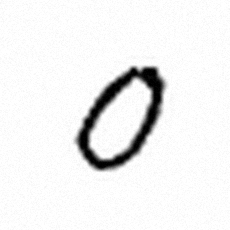
#> input picture reconocimiento_digitos/data/samples/digito_0.png, 230 x 230 px
$ python -i preprocessing.py   (imports and definitions only)
#> lines starting #> are read from the running program, lines starting #| are printed output that depends on the picture; after the words box and inside, x2 and y2 are one past the last pixel; in counts of white or black regions, pixels touching at a corner belong together
### reconocimiento_digitos/config.py
"""
Configuración central del proyecto.

Aquí se concentran rutas, constantes y hiperparámetros para evitar valores
"mágicos" repartidos por el código. Cualquier cambio de rutas o de tiempo de
entrenamiento debe hacerse en este archivo.
"""

from __future__ import annotations

import os
from pathlib import Path

# ---------------------------------------------------------------------------
# Reproducibilidad y avisos de TensorFlow
# ---------------------------------------------------------------------------
# Debe fijarse antes de importar TensorFlow para que los logs no ensucien la
# salida de consola. No oculta errores: solo mensajes informativos del runtime.
os.environ.setdefault("TF_CPP_MIN_LOG_LEVEL", "2")
os.environ.setdefault("PYTHONHASHSEED", "42")

SEED = 42
RANDOM_STATE = 42

# ---------------------------------------------------------------------------
# Rutas del proyecto
# ---------------------------------------------------------------------------
BASE_DIR = Path(__file__).resolve().parent
DATA_DIR = BASE_DIR / "data"
MODELS_DIR = BASE_DIR / "models"
RESULTS_DIR = BASE_DIR / "results"
PLOTS_DIR = BASE_DIR / "plots"
SAMPLES_DIR = DATA_DIR / "samples"
LABELS_DIR = DATA_DIR / "labels"
TESTS_DIR = BASE_DIR / "tests"

DATA_FILE = DATA_DIR / "mnist_split.npz"
DATASET_INFO_FILE = DATA_DIR / "dataset_info.json"

# ---------------------------------------------------------------------------
# Dataset
# ---------------------------------------------------------------------------
IMAGE_SIZE = 28
NUM_CLASSES = 10
CLASS_NAMES = [str(i) for i in range(NUM_CLASSES)]
VALIDATION_SIZE = 6_000  # el conjunto de test oficial (10 000) nunca se toca

# ---------------------------------------------------------------------------
# Preprocesamiento de imágenes subidas por el usuario
# ---------------------------------------------------------------------------
MNIST_BOX_SIZE = 20       # caja estándar de MNIST: dígito de 20x20 en lienzo 28x28
MNIST_MARGIN = 4
DEFAULT_MIN_AREA = 40     # área mínima (px²) de un componente para considerarlo dígito
DEFAULT_MAX_DIGITS = 15

# ---------------------------------------------------------------------------
# Hiperparámetros de los modelos tradicionales
# ---------------------------------------------------------------------------
SVM_TRAIN_SIZE = 12_000   # subconjunto estratificado para que el SVM RBF sea viable
CV_SAMPLE_SIZE = 6_000    # subconjunto para validación cruzada (3 folds)
CV_FOLDS = 3
KNN_COMPONENTS = 50       # PCA previo: acelera KNN y reduce ruido
KNN_NEIGHBORS = 5
KMEANS_CLUSTERS = 10
KMEANS_SAMPLE_SIZE = 20_000
KMEANS_PCA_COMPONENTS = 50

# ---------------------------------------------------------------------------
# Hiperparámetros de Deep Learning
# ---------------------------------------------------------------------------
CNN_EPOCHS = 12
CNN_BATCH_SIZE = 128
CNN_LEARNING_RATE = 1e-3
MLP_EPOCHS = 25
MLP_BATCH_SIZE = 128
MLP_HIDDEN_UNITS = (256, 128)
MLP_LEARNING_RATE = 1e-3
EARLY_STOPPING_PATIENCE = 4

# Tamaño de lote para inferencia; no afecta el resultado.
PREDICT_BATCH_SIZE = 512

# ---------------------------------------------------------------------------
# Nombres legibles y artefactos
# ---------------------------------------------------------------------------
MODEL_DISPLAY_NAMES = {
    "logreg": "Regresión Logística",
    "kmeans": "K-Means (agrupamiento)",
    "knn": "K-Nearest Neighbors (KNN)",
    "svm": "Máquina de Vectores de Soporte (SVM)",
    "mlp": "Red Neuronal Artificial (MLP)",
    "cnn": "Red Neuronal Convolucional (CNN)",
}

SUPERVISED_MODELS = ["logreg", "knn", "svm", "mlp", "cnn"]

MODEL_FILES = {
    "logreg": MODELS_DIR / "logistic_regression.joblib",
    "kmeans": MODELS_DIR / "kmeans.joblib",
    "knn": MODELS_DIR / "knn.joblib",
    "svm": MODELS_DIR / "svm.joblib",
    "mlp": MODELS_DIR / "mlp.keras",
    "cnn": MODELS_DIR / "cnn.keras",
}

METRICS_FILE = RESULTS_DIR / "metrics.csv"
KMEANS_METRICS_FILE = RESULTS_DIR / "kmeans_metrics.json"
CV_RESULTS_FILE = RESULTS_DIR / "cross_validation.csv"
DEMO_RESULTS_FILE = RESULTS_DIR / "demo_predictions.json"
SUMMARY_FILE = RESULTS_DIR / "RESUMEN.md"
HISTORY_FILE = RESULTS_DIR / "historial_reconocimiento.json"


def ensure_directories() -> None:
    """Crea todas las carpetas de trabajo si no existen."""
    for directory in (
        BASE_DIR,
        DATA_DIR,
        MODELS_DIR,
        RESULTS_DIR,
        PLOTS_DIR,
        SAMPLES_DIR,
        LABELS_DIR,
        TESTS_DIR,
    ):
        directory.mkdir(parents=True, exist_ok=True)
#> further down, picture is the input picture: shape (230, 230, 3); min 0, max 255, mean 239.7


# Las carpetas se crean al importar el módulo: es una operación inocua y evita
# errores de "FileNotFoundError" en cualquier punto de entrada.
ensure_directories()

### reconocimiento_digitos/src/preprocessing.py
"""
Preprocesamiento de imágenes para el reconocimiento de dígitos.

La cadena completa para una imagen subida por el usuario es:

1. Conversión a escala de grises.
2. Mejora de contraste (CLAHE) para fotos con iluminación desigual.
3. Eliminación de ruido (filtro de mediana / gaussiano).
4. Umbralización de Otsu robusta a polaridad (dedo oscuro sobre fondo claro
   o dedo claro sobre fondo oscuro).
5. Recorte al contenido, escalado conservando la relación de aspecto hasta
   20x20 y centrado por centro de masa en un lienzo de 28x28 (formato MNIST).
6. Normalización de píxeles a [0, 1].

Las imágenes de MNIST ya vienen centradas y en 28x28, por lo que para entrenar
solo se normalizan; no se les aplica umbralización ni redimensionado.
"""

from __future__ import annotations

import cv2
import numpy as np

import config


def ensure_grayscale(image: np.ndarray) -> np.ndarray:
    """Convierte una imagen BGR, BGRA o RGB a un array 2D en escala de grises.

    OpenCV lee las imágenes en orden BGR. Para imágenes de dígitos el orden de
    los canales no afecta de forma apreciable, pero se documenta la convención.
    """
    if image is None:
        raise ValueError("La imagen recibida es None.")
    arr = np.asarray(image)
    if arr.size == 0:
        raise ValueError("La imagen está vacía.")

    if arr.ndim == 2:
        gray = arr
    elif arr.ndim == 3:
        if arr.shape[2] == 4:
            # Componer el canal alfa sobre fondo blanco para no convertir en
            # negro las zonas transparentes de un PNG.
            bgr = arr[:, :, :3].astype(np.float32)
            alpha = (arr[:, :, 3:4].astype(np.float32) / 255.0)
            composed = bgr * alpha + 255.0 * (1.0 - alpha)
            gray = cv2.cvtColor(composed.astype(np.uint8), cv2.COLOR_BGR2GRAY)
        elif arr.shape[2] == 3:
            gray = cv2.cvtColor(arr.astype(np.uint8), cv2.COLOR_BGR2GRAY)
        elif arr.shape[2] == 1:
            gray = arr[:, :, 0]
        else:
            raise ValueError(f"Número de canales no soportado: {arr.shape[2]}")
    else:
        raise ValueError(f"Dimensiones no soportadas: {arr.ndim}")

    return np.ascontiguousarray(gray.astype(np.uint8))


def enhance_contrast(gray: np.ndarray) -> np.ndarray:
    """Aplica CLAHE para atenuar sombras y mejorar el contraste local."""
    gray = ensure_grayscale(gray)
    clahe = cv2.createCLAHE(clipLimit=2.0, tileGridSize=(8, 8))
    return clahe.apply(gray)


def denoise_image(image: np.ndarray, method: str = "median", kernel_size: int = 3) -> np.ndarray:
    """Elimina ruido de una imagen uint8.

    `median` es muy eficaz contra ruido de sal y pimienta, habitual en fotos.
    `gaussian` suaviza ruido gaussiano, pero difumina más los bordes.
    """
#> called with method = 'median', kernel_size = 3
    gray = ensure_grayscale(image)
    if kernel_size % 2 == 0:
        kernel_size += 1
    kernel_size = max(3, kernel_size)
    if method == "median":
        return cv2.medianBlur(gray, kernel_size)
    if method == "gaussian":
        return cv2.GaussianBlur(gray, (kernel_size, kernel_size), 0)
    if method == "bilateral":
        return cv2.bilateralFilter(gray, 5, 50, 50)
    raise ValueError(f"Método de eliminación de ruido no soportado: {method}")


def normalize_pixels(image: np.ndarray) -> np.ndarray:
    """Convierte píxeles a float32 en el rango [0, 1].

    Solo se divide entre 255 si los valores están claramente en escala 0-255.
    El umbral 1.5 evita dividir dos veces arrays normalizados que, tras una
    interpolación, pueden contener valores como 1.0000001.
    """
    source = np.asarray(image)
    arr = source.astype(np.float32)
    if arr.size and float(arr.max()) > 1.5:
        arr = arr / 255.0
    return np.clip(arr, 0.0, 1.0)


# [7 lines left out: function resize_digit, not called in this run]


def binarize_digit(image: np.ndarray, blur: bool = True) -> np.ndarray:
    """Umbraliza con Otsu y devuelve el dígito en blanco (255) sobre negro (0).

    La polaridad se elige automáticamente: de las dos posibles salidas de Otsu
    se conserva aquella en la que el "objeto" ocupa menos superficie, que es lo
    habitual para un dígito. Así funciona tanto con tinta oscura sobre papel
    claro como con tiza clara sobre pizarra oscura.
    """
#> called with blur = True
    gray = ensure_grayscale(image)
    if blur:
        gray = cv2.GaussianBlur(gray, (3, 3), 0)

    _, binary = cv2.threshold(
        gray, 0, 255, cv2.THRESH_BINARY + cv2.THRESH_OTSU
    )
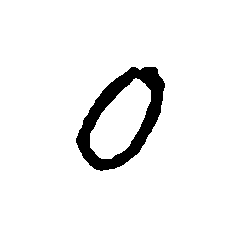
#> binary: shape (230, 230); 94.1% white; 1 black region, box (x1, y1, x2, y2) and area: (76, 67, 165, 171) 3135
    foreground_ratio = float(np.count_nonzero(binary)) / binary.size
#> foreground_ratio = 0.941
    if foreground_ratio > 0.5:
        binary = cv2.bitwise_not(binary)
    return binary


# [10 lines left out: function remove_small_objects, not called in this run]


def crop_to_content(image: np.ndarray, margin: int = 0) -> np.ndarray:
    """Recorta al rectángulo que contiene los píxeles no nulos."""
#> called with margin = 0
    arr = np.asarray(image)
    coords = cv2.findNonZero((arr > 0).astype(np.uint8))
#> coords = contour of 3135 points, box (x1, y1, x2, y2) (76, 67, 165, 171), area 526
    if coords is None:
        return arr
    x, y, w, h = cv2.boundingRect(coords)
#> x = 76; y = 67; w = 89; h = 104
    x0 = max(0, x - margin)
#> x0 = 76
    y0 = max(0, y - margin)
#> y0 = 67
    x1 = min(arr.shape[1], x + w + margin)
#> x1 = 165
    y1 = min(arr.shape[0], y + h + margin)
#> y1 = 171
    return arr[y0:y1, x0:x1]
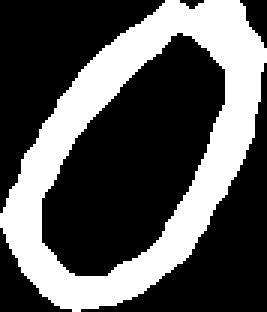
#> returned value: shape (104, 89) float32 (shown 3 times larger); values 0 (black) and 1 (white), 33.9% white; 1 white region, box (x1, y1, x2, y2) and area: (0, 0, 89, 104) 3135


def center_by_mass(image: np.ndarray, output_size: int = config.IMAGE_SIZE) -> np.ndarray:
    """Desplaza la imagen para que su centro de masa quede en el centro.

    MNIST está normalizado así; replicarlo mejora mucho la precisión con
    imágenes nuevas, sobre todo si el usuario escribe en una esquina.
    """
    arr = normalize_pixels(image)
    if arr.shape != (output_size, output_size):
        arr = resize_digit(arr, output_size).astype(np.float32)

    total = float(arr.sum())
    if total <= 1e-8:
        return arr.astype(np.float32)

    ys, xs = np.indices(arr.shape, dtype=np.float32)
    cy = float((ys * arr).sum() / total)
    cx = float((xs * arr).sum() / total)
    shift_x = (output_size - 1) / 2.0 - cx
    shift_y = (output_size - 1) / 2.0 - cy

    matrix = np.float32([[1, 0, shift_x], [0, 1, shift_y]])
    shifted = cv2.warpAffine(
        arr,
        matrix,
        (output_size, output_size),
        flags=cv2.INTER_LINEAR,
        borderMode=cv2.BORDER_CONSTANT,
        borderValue=0,
    )
    return np.clip(shifted, 0.0, 1.0).astype(np.float32)


def resize_and_center(
    image: np.ndarray,
    box_size: int = config.MNIST_BOX_SIZE,
    output_size: int = config.IMAGE_SIZE,
) -> np.ndarray:
    """Escala el dígito a `box_size` conservando aspecto y lo centra en 28x28.

    Es la normalización estándar de MNIST: el dígito ocupa como máximo 20x20
    píxeles dentro de un lienzo de 28x28, con 4 píxeles de margen.
    """
    arr = normalize_pixels(image)

    # No se redimensiona aquí a 28x28: hacerlo antes de recortar deformaría
    # los dígitos estrechos (por ejemplo, un "1") y los convertiría en manchas.
    # Primero se recorta al contenido y luego se escala conservando el aspecto.
    content = crop_to_content(arr, margin=0)
    if content.size == 0 or np.count_nonzero(content) == 0:
        return np.zeros((output_size, output_size), dtype=np.float32)

    h, w = content.shape
#> h = 104; w = 89
    scale = float(box_size) / float(max(h, w))
#> scale = 0.192
    new_w = max(1, int(round(w * scale)))
#> new_w = 17
    new_h = max(1, int(round(h * scale)))
#> new_h = 20
    interpolation = cv2.INTER_AREA if scale < 1 else cv2.INTER_LINEAR
#> interpolation = 3
    resized = cv2.resize(content, (new_w, new_h), interpolation=interpolation)

    canvas = np.zeros((output_size, output_size), dtype=np.float32)
    x0 = (output_size - new_w) // 2
#> x0 = 5
    y0 = (output_size - new_h) // 2
#> y0 = 4
    canvas[y0 : y0 + new_h, x0 : x0 + new_w] = resized
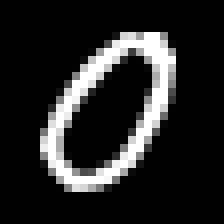
#> canvas: shape (28, 28) float32 (shown 8 times larger); min 0, max 1, mean 0.147
    return center_by_mass(canvas, output_size=output_size)
#> in center_by_mass, `total = float(arr.sum())`: total = 115.2
#> in center_by_mass, `cy = float((ys * arr).sum() / total)`: cy = 13.16
#> in center_by_mass, `cx = float((xs * arr).sum() / total)`: cx = 13.41
#> in center_by_mass, `shift_x = (output_size - 1) / 2.0 - cx`: shift_x = 0.0871
#> in center_by_mass, `shift_y = (output_size - 1) / 2.0 - cy`: shift_y = 0.345
#> in center_by_mass, `matrix = np.float32([[1, 0, shift_x], [0, 1, shift_y]])`: matrix = [[1, 0, 0.0871], [0, 1, 0.345]]
#> in center_by_mass, `shifted = cv2.warpAffine( arr, matrix, (output_size, output_size), fla..`:
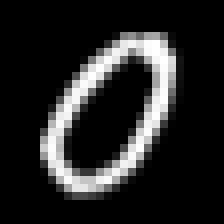
#> shifted: shape (28, 28) float32 (shown 8 times larger); min 0, max 1, mean 0.147


def prepare_digit_for_model(
    image: np.ndarray,
    binarize: bool = True,
    denoise: bool = True,
    output_size: int = config.IMAGE_SIZE,
) -> np.ndarray:
    """Convierte una imagen de un dígito al formato de entrada de los modelos.

    Devuelve un array float32 de forma (28, 28) con el dígito blanco sobre
    fondo negro y valores en [0, 1].

    Parámetros
    ----------
    binarize:
        True para fotos o capturas. False si la imagen ya es una máscara
        binaria blanca sobre negro (por ejemplo, un recorte de segmentación).
    denoise:
        Aplica un filtro de mediana antes de umbralizar.
    """
    gray = ensure_grayscale(image)

    if binarize:
        if denoise:
            gray = denoise_image(gray, method="median", kernel_size=3)
        try:
            gray = enhance_contrast(gray)
        except cv2.error:  # imágenes demasiado pequeñas para CLAHE
            pass
        digit = binarize_digit(gray)
        digit_float = normalize_pixels(digit)
    else:
        digit_float = normalize_pixels(gray)

    prepared = resize_and_center(digit_float, output_size=output_size)
    return prepared.astype(np.float32)


# [43 lines left out: functions prepare_dataset_for_ml, prepare_dataset_for_cnn, to_uint8, make_white_background, not called in this run]

>>> import cv2
>>> picture = cv2.imread('../data/samples/digito_0.png')
>>> result = prepare_digit_for_model(picture)

$ run again, on reconocimiento_digitos/data/samples/digito_1.png
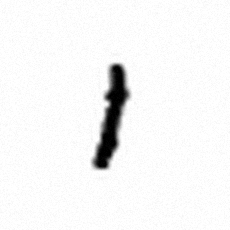
#> input picture reconocimiento_digitos/data/samples/digito_1.png, 230 x 230 px
#> picture is the input picture: shape (230, 230, 3); min 0, max 255, mean 245.1
#> in binarize_digit, `_, binary = cv2.threshold( gray, 0, 255, cv2.THRESH_BINARY + cv2.THRES..`:
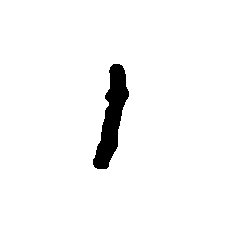
#> binary: shape (230, 230); 96.6% white; 1 black region, box (x1, y1, x2, y2) and area: (93, 64, 129, 169) 1794
#> foreground_ratio = 0.966
#> coords = contour of 1794 points, box (x1, y1, x2, y2) (93, 64, 129, 169), area 217
#> in crop_to_content, `x, y, w, h = cv2.boundingRect(coords)`: x = 93; y = 64; w = 36; h = 105
#> in crop_to_content, `x0 = max(0, x - margin)`: x0 = 93
#> in crop_to_content, `y0 = max(0, y - margin)`: y0 = 64
#> x1 = 129
#> y1 = 169
#> total = 66.44
#> cy = 13.62
#> cx = 13.21
#> shift_x = 0.29
#> shift_y = -0.123
#> matrix = [[1, 0, 0.29], [0, 1, -0.123]]
#> in center_by_mass, `shifted = cv2.warpAffine( arr, matrix, (output_size, output_size), fla..`:
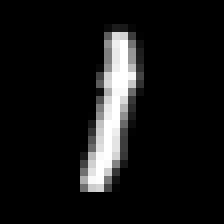
#> shifted: shape (28, 28) float32 (shown 8 times larger); min 0, max 1, mean 0.0848

$ run again, on reconocimiento_digitos/data/samples/digito_3.png
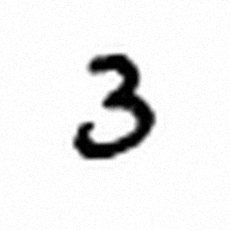
#> input picture reconocimiento_digitos/data/samples/digito_3.png, 230 x 230 px
#> picture is the input picture: shape (230, 230, 3); min 0, max 255, mean 237.1
#> in binarize_digit, `_, binary = cv2.threshold( gray, 0, 255, cv2.THRESH_BINARY + cv2.THRES..`:
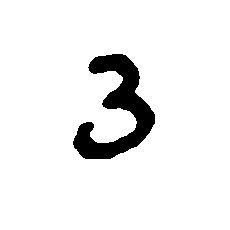
#> binary: shape (230, 230); 93.3% white; 1 black region, box (x1, y1, x2, y2) and area: (73, 54, 155, 159) 3557
#> foreground_ratio = 0.933
#> coords = contour of 3557 points, box (x1, y1, x2, y2) (73, 54, 155, 159), area 860
#> in crop_to_content, `x, y, w, h = cv2.boundingRect(coords)`: x = 73; y = 54; w = 82; h = 105
#> in crop_to_content, `x0 = max(0, x - margin)`: x0 = 73
#> in crop_to_content, `y0 = max(0, y - margin)`: y0 = 54
#> x1 = 155
#> y1 = 159
#> total = 132.2
#> cy = 14.22
#> cx = 14.12
#> shift_x = -0.622
#> shift_y = -0.719
#> matrix = [[1, 0, -0.622], [0, 1, -0.719]]
#> in center_by_mass, `shifted = cv2.warpAffine( arr, matrix, (output_size, output_size), fla..`:
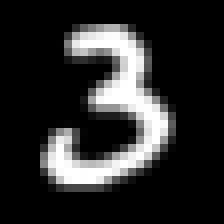
#> shifted: shape (28, 28) float32 (shown 8 times larger); min 0, max 1, mean 0.169
